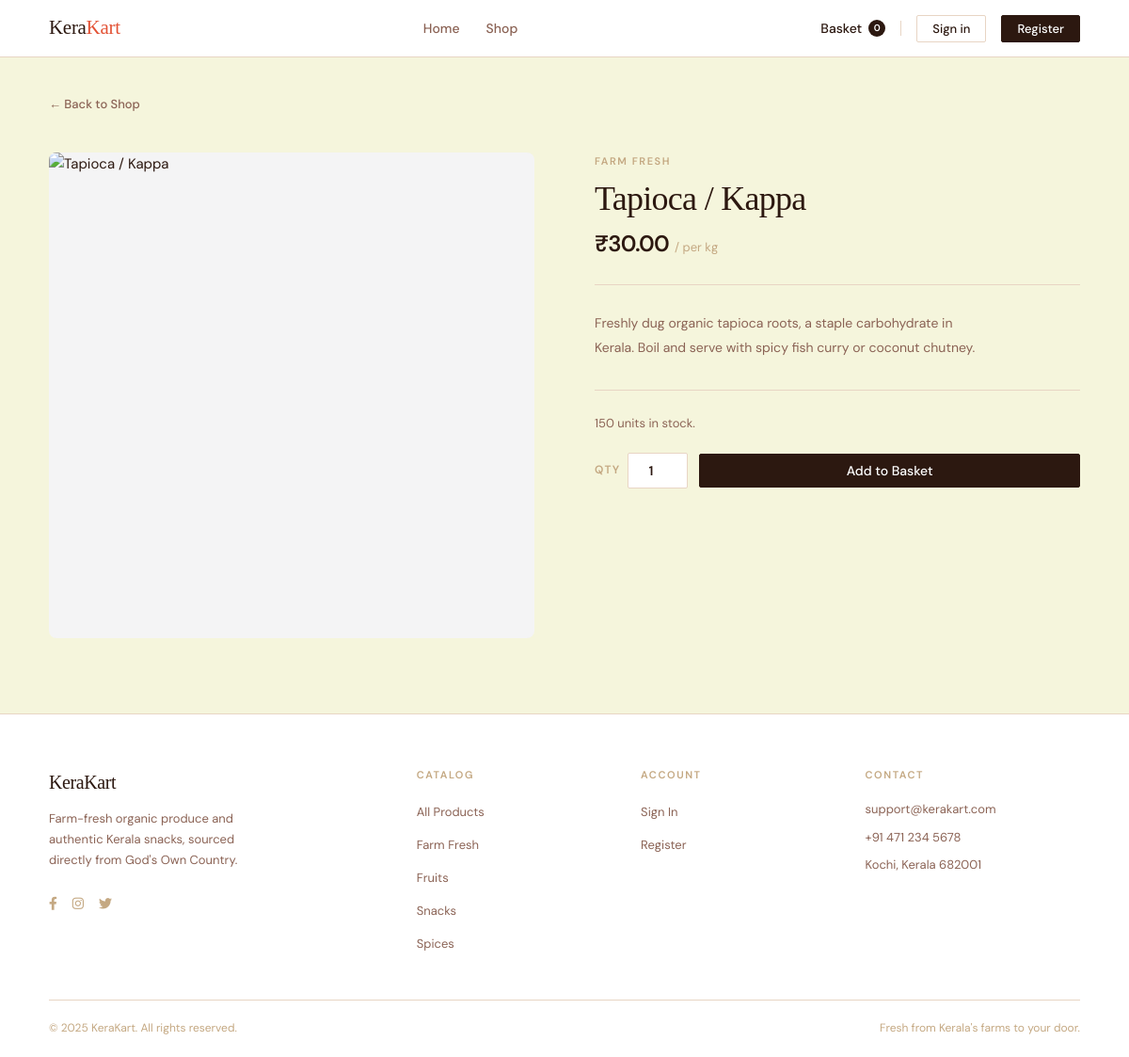
Page /products/tapioca-kappa/ on the committed database.
### store/models.py (models this page shows, shortened)
class Product(models.Model):
    category = models.ForeignKey(Category, on_delete=models.CASCADE, related_name='products')
    name = models.CharField(max_length=200)
    slug = models.SlugField(unique=True)
    description = models.TextField()
    price = models.DecimalField(max_digits=8, decimal_places=2)
    unit = models.CharField(max_length=50)  # e.g. "per kg", "per pack"
    image = models.ImageField(upload_to='products/', blank=True)
    stock = models.PositiveIntegerField(default=0)
    is_available = models.BooleanField(default=True)

class Category(models.Model):
    name = models.CharField(max_length=100)
    slug = models.SlugField(unique=True)
    image = models.ImageField(upload_to='categories/', blank=True)
    class Meta:
        verbose_name_plural = 'categories'

### store/views.py (the view)
# urls.py: path('products/<slug:slug>/', views.product_detail, name='product_detail'),
def product_detail(request, slug):
    product = get_object_or_404(Product, slug=slug, is_available=True)
    context = {
        'product': product,
    }
    return render(request, 'store/product_detail.html', context)

### cart/context_processors.py (called while the page is built)
def cart_count(request):
    count = 0
    if 'cart' in request.session:
        cart = request.session['cart']
        for item in cart.values():
            count += item.get('qty', 0)
    return {'cart_count': count}

### templates/store/product_detail.html (shortened to what this page needs)
{% extends 'base.html' %}
{% load static %}
{% block content %}
<div class="container">
    <a href="{% url 'store:product_list' %}" class="detail-back">&larr; Back to Shop</a>
    <div class="detail-layout">
        <div class="detail-image">
            <img src="{% if product.slug == 'raw-coconut' %}https://images.unsplash.com/photo-1589883661923-6476cb0ae9f2?w=700&q=85
                      {% elif product.slug == 'raw-banana-nendran' %}https://images.unsplash.com/photo-1566393028639-d108a42c46a7?w=700&q=85
                      {% elif product.slug == 'tapioca-kappa' %}https://images.unsplash.com/photo-1590005354167-6da97870c913?w=700&q=85
                      {% elif product.slug == 'jackfruit' %}https://images.unsplash.com/photo-1596755094514-f87e34085b2c?w=700&q=85
                      {% elif product.slug == 'curry-leaves' %}https://images.unsplash.com/photo-1615485290382-441e4d049cb5?w=700&q=85
                      {% elif product.slug == 'nendran-banana' %}https://images.unsplash.com/photo-1571771894821-ce9b6c11b08e?w=700&q=85
                      {% elif product.slug == 'mango' %}https://images.unsplash.com/photo-1553279768-865429fa0078?w=700&q=85
                      {% elif product.slug == 'pineapple' %}https://images.unsplash.com/photo-1550258987-190a2d41a8ba?w=700&q=85
                      {% elif product.slug == 'banana-chips' %}https://images.unsplash.com/photo-1622484211148-717fa0f55734?w=700&q=85
                      {% elif product.slug == 'murukku' %}https://images.unsplash.com/photo-1601050690597-df056fb4ce78?w=700&q=85
                      {% elif product.slug == 'achappam' %}https://images.unsplash.com/photo-1589301760014-d929f3979dbc?w=700&q=85
                      {% elif product.slug == 'unniyappam' %}https://images.unsplash.com/photo-1505253716362-afaea1d3d1af?w=700&q=85
                      {% elif product.slug == 'black-pepper' %}https://images.unsplash.com/photo-1508746829417-e6f548d8d6ed?w=700&q=85
                      {% elif product.slug == 'cardamom' %}https://images.unsplash.com/photo-1544831209-66c3a116b472?w=700&q=85
                      {% elif product.slug == 'turmeric-powder' %}https://images.unsplash.com/photo-1615485290382-441e4d049cb5?w=700&q=85
                      {% else %}https://images.unsplash.com/photo-1542838132-92c53300491e?w=700&q=85
                      {% endif %}" alt="{{ product.name }}">
        </div>
        <div class="detail-info">
            <p class="detail-category">{{ product.category.name }}</p>
            <h1 class="detail-name">{{ product.name }}</h1>
            <div class="detail-price-row">
                <span class="detail-price">₹{{ product.price }}</span>
                <span class="detail-unit">/ {{ product.unit }}</span>
            </div>
            <p class="detail-desc">{{ product.description }}</p>
            <div class="detail-action">
                {% if product.stock > 0 and product.is_available %}
                    {% if product.stock < 5 %}
                        <p class="stock-note low">Only {{ product.stock }} units remaining.</p>
                    {% else %}
                        <p class="stock-note">{{ product.stock }} units in stock.</p>
                    {% endif %}
                    <form action="{% url 'cart:add_to_cart' product.id %}" method="post" class="add-to-cart-form">
                        <div class="qty-field">
                            <label for="qty">Qty</label>
                            <input type="number" id="qty" name="quantity" value="1" min="1" max="{{ product.stock }}" class="qty-input">
                        </div>
                        <button type="submit" class="btn btn-primary" style="flex: 1;">Add to Basket</button>
                    </form>
                {% else %}
                    <p class="stock-note out">This product is currently out of stock.</p>
                    <a href="{% url 'store:product_list' %}" class="btn btn-outline">Browse Other Products</a>
                {% endif %}
            </div>
        </div>
    </div>
</div>
{% endblock %}

### static/css/style.css (style rules this page uses)
:root { --cream: #F5F5DC; --sienna: #E35336; --sandy: #F4A460; --brown: #A0522D; --dark: #2C1810; --white: #FFFFFF; --muted: #8B6355; --border: #E8D5C4; --ink: #2C1810; --ink-soft: #8B6355; --ink-faint: #C4A882; --surface: #F5F5DC; --surface-2: #FFFFFF; --accent: #E35336; --accent-dim: #FDF0E6; --font-serif: 'Cormorant Garant', Georgia, serif; --font-body: 'DM Sans', system-ui, sans-serif; --font-ui: 'DM Sans', system-ui, sans-serif; --radius: 2px; --transition: all 0.16s ease; }
*, *::before, *::after { box-sizing: border-box; margin: 0; padding: 0; }
html { scroll-behavior: smooth; -webkit-font-smoothing: antialiased; }
body { background: var(--surface); color: var(--ink); font-family: var(--font-ui); font-size: 15px; line-height: 1.6; display: flex; flex-direction: column; min-height: 100vh; }
.container { width: 100%; max-width: 1160px; margin: 0 auto; padding: 0 32px; }
a { color: inherit; text-decoration: none; transition: var(--transition); }
img { display: block; max-width: 100%; }
h1, h2, h3 { font-family: var(--font-serif); font-weight: 400; line-height: 1.1; color: var(--ink); letter-spacing: -0.02em; }
p { color: var(--ink-soft); line-height: 1.7; }
.btn { display: inline-flex; align-items: center; justify-content: center; gap: 6px; padding: 10px 22px; border-radius: var(--radius); font-family: var(--font-ui); font-size: 14px; font-weight: 500; line-height: 1; cursor: pointer; transition: var(--transition); border: 1px solid transparent; white-space: nowrap; }
.btn-primary { background: var(--ink); color: var(--surface-2); border-color: var(--ink); }
.detail-back { display: inline-flex; align-items: center; gap: 6px; font-size: 13px; font-weight: 500; color: var(--ink-soft); margin-bottom: 40px; padding-top: 40px; transition: var(--transition); }
.detail-layout { display: grid; grid-template-columns: 1fr 1fr; gap: 64px; align-items: start; padding-bottom: 80px; }
.detail-image { width: 100%; aspect-ratio: 1/1; border-radius: 8px; overflow: hidden; background: #F4F4F5; }
.detail-image img { width: 100%; height: 100%; object-fit: cover; }
.detail-category { font-size: 11px; font-weight: 600; text-transform: uppercase; letter-spacing: 0.14em; color: var(--ink-faint); margin-bottom: 12px; }
.detail-name { font-family: var(--font-serif); font-size: clamp(2rem, 3vw, 2.8rem); font-weight: 400; margin-bottom: 8px; letter-spacing: -0.02em; }
.detail-price-row { display: flex; align-items: baseline; gap: 6px; margin-bottom: 28px; padding-bottom: 24px; border-bottom: 1px solid var(--border); }
.detail-price { font-size: 24px; font-weight: 600; color: var(--ink); letter-spacing: -0.03em; }
.detail-unit { font-size: 13px; color: var(--ink-faint); }
.detail-desc { font-size: 14px; color: var(--ink-soft); line-height: 1.8; margin-bottom: 32px; max-width: 44ch; }
.detail-action { padding-top: 24px; border-top: 1px solid var(--border); }
.stock-note { font-size: 13px; color: var(--ink-soft); margin-bottom: 20px; }
.add-to-cart-form { display: flex; gap: 12px; align-items: center; }
.qty-field { display: flex; align-items: center; gap: 8px; font-size: 13px; color: var(--ink-soft); }
.qty-field label { font-size: 12px; font-weight: 600; text-transform: uppercase; letter-spacing: 0.1em; color: var(--ink-faint); }
.qty-input { width: 64px; border: 1px solid var(--border); border-radius: var(--radius); padding: 9px 12px; text-align: center; font-weight: 600; font-size: 14px; font-family: var(--font-ui); color: var(--ink); background: var(--surface-2); outline: none; transition: var(--transition); }
:root { --cream: #FFF8EE; --sienna: #A0522D; --sandy: #E1B27B; --brown: #5C2E16; }
.btn-primary, .add-btn, .btn-add, .btn, button[type="submit"] { transition: transform 0.1s ease, background 0.15s ease !important; }

### rows in the picture
Product: category.name "FARM FRESH", name "Tapioca / Kappa", price "30.00", unit "per kg", description "Freshly dug organic tapioca roots, a staple carbohydrate in Kerala. Boil and serve with spicy fish curry or coconut chutney.", stock "150"

### other values in the picture
{{ cart_count|default:0 }} "0"
